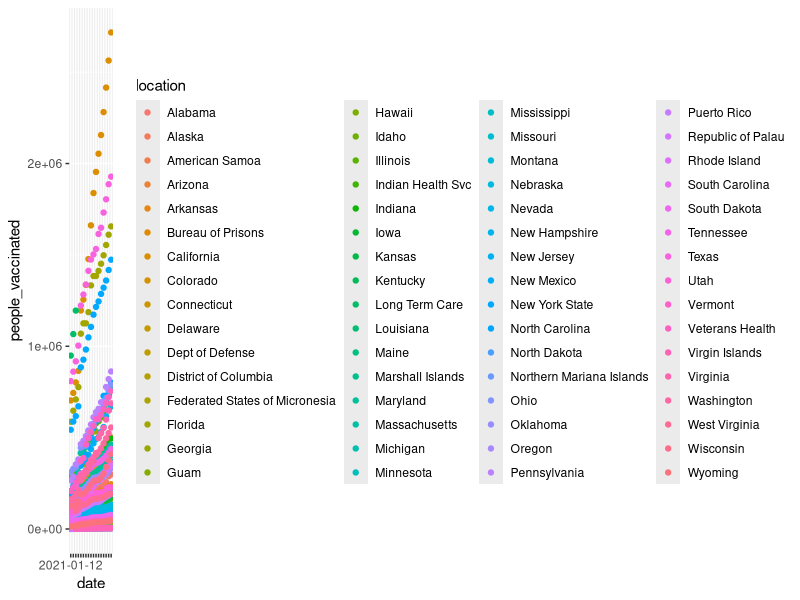
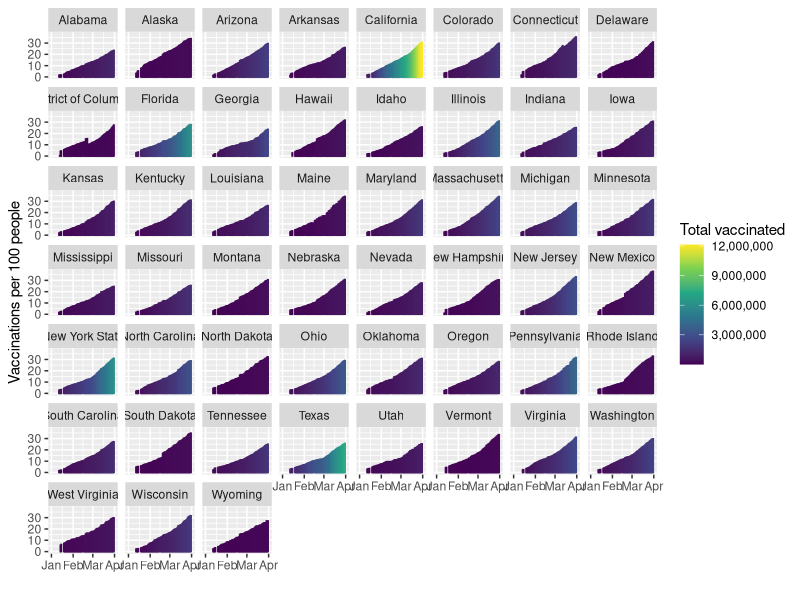

The R source for these figures, in order:

# Load libraries
library(tidyverse)
library(scales)

# Set working drive (note, you must change the path name to your directory)
setwd("C:/Users/elong/Dropbox/UCLA/HealthcareAnalytics/2021 Spring/Week 1")

# Import data and store in dataframe called STATES
STATES = read.csv("us_state_vaccinations.csv")

STATE = STATES %>%
  filter(location != "United States" & date < "2021-02-01" & date != "2021-01-16" & date != "2021-01-17" &  date != "2021-01-18") 

ggplot(data = STATE, mapping = aes(x = date, y = people_vaccinated, colour = location)) + 
  geom_point() + 
  scale_x_discrete(guide = guide_axis(check.overlap = TRUE))


# Format date column
STATES$date = as.Date(STATES$date, "%Y-%m-%d")

SELECT = STATES %>%
  filter(location != "United States" 
         & location != "American Samoa" 
         & location != "Bureau of Prisons" 
         & location != "Dept of Defense" 
         & location != "Federated States of Micronesia" 
         & location != "Guam" 
         & location != "Indian Health Svc" 
         & location != "Long Term Care"
         & location != "Marshall Islands"
         & location != "Northern Mariana Islands"
         & location != "Puerto Rico"
         & location != "Republic of Palau"
         & location != "Veterans Health"
         & location != "Virgin Islands")

min = as.Date("2021-01-01")
max = as.Date("2021-04-01")

ggplot(data = SELECT, mapping = aes(x = date, y = people_vaccinated_per_hundred, color = people_vaccinated)) +
  facet_wrap(~location) +
  geom_col() + 
  scale_x_date("", date_labels = "%b", limits = c(min, max)) +
  scale_y_continuous("Vaccinations per 100 people") +
  scale_colour_continuous("Total vaccinated", type = "viridis", labels = comma)
